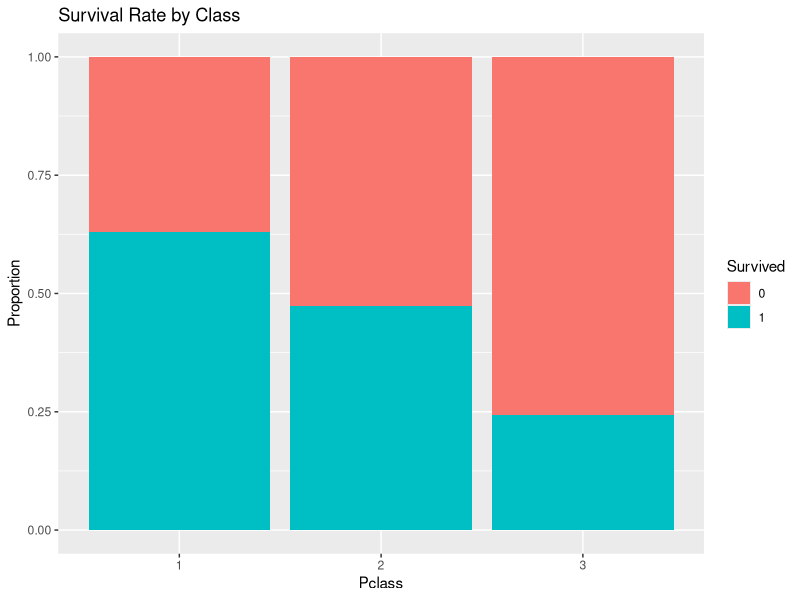
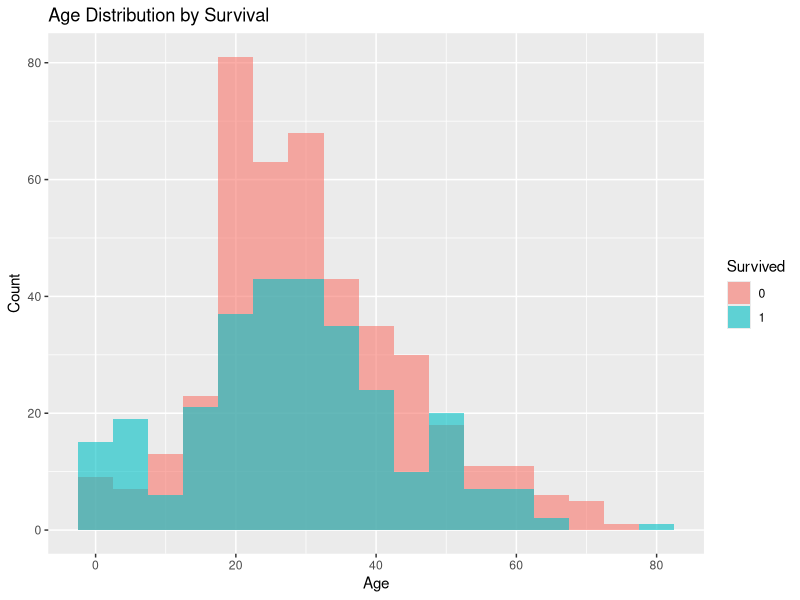

Recreate these plots in R, in order.
# Titanic EDA in R

# Load necessary libraries
library(readr)
library(dplyr)
library(ggplot2)

# Read the Titanic dataset
# Adjust the path if running from a different working directory
titanic <- read_csv("titanic.csv")

# Show the first few rows
glimpse(titanic)

# Descriptive statistics
summary(titanic)

# Count of survivors vs non-survivors
print(table(titanic$Survived))

# Survival rate by sex
titanic %>%
  group_by(Sex) %>%
  summarise(SurvivedRate = mean(Survived, na.rm=TRUE),
            Count = n()) %>%
  print()

# Plot: Survival rate by class
p1 <- ggplot(titanic, aes(x = factor(Pclass), fill = factor(Survived))) +
  geom_bar(position = "fill") +
  labs(x = "Pclass", y = "Proportion", fill = "Survived", title = "Survival Rate by Class")
print(p1)

# Plot: Age distribution by survival
p2 <- ggplot(titanic, aes(x = Age, fill = factor(Survived))) +
  geom_histogram(binwidth = 5, position = "identity", alpha = 0.6) +
  labs(x = "Age", y = "Count", fill = "Survived", title = "Age Distribution by Survival")
print(p2)
